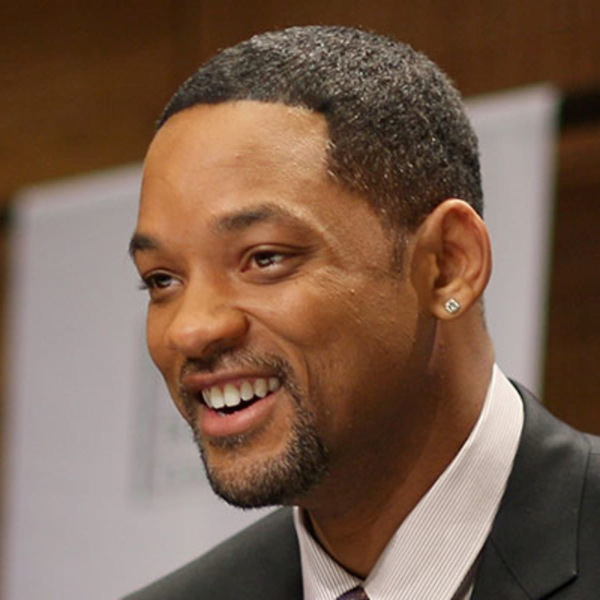
#> input picture dataset/test/Test1.jpg, 1200 x 1200 px, given as the content of the folder ./dataset/train/, which was not available (shown at 1/2 size)
$ python main.py
#> lines starting #> are read from the running program, lines starting #| are printed output that depends on the picture; pictures that were not available may be replaced by others from this repository, and a replacement may not be noted
import cv2
import os
import numpy as np
import matplotlib.pyplot as plt

def get_path_list(root_path):
    '''
        To get a list of path directories from root path

        Parameters
        ----------
        root_path : str
            Location of root directory

        Returns
        -------
        list
            List containing the names of the sub-directories in the
            root directory
    '''
    train_path_list = os.listdir(root_path)
    return train_path_list

def get_class_id(root_path, train_names):
    '''
        To get a list of train images and a list of image classes id

        Parameters
        ----------
        root_path : str
            Location of images root directory
        train_names : list
            List containing the names of the train sub-directories

        Returns
        -------
        list
            List containing all image in the train directories
        list
            List containing all image classes id
    '''
#> called with root_path = './dataset/train/'
    # [4 lines of commented-out code are left out]

    train_image_list = []
    class_id_list = []

    # Read Image
    for idx, folder in enumerate(train_names):
        # print(f"Folder : {folder}")
        train_folder_path_list = f"{root_path}{folder}"
        # print(f"Train Folder Path List : {train_folder_path_list}")

        train_folder_images_list = os.listdir(train_folder_path_list)
        for image_name in train_folder_images_list :
            # print(f"Image name : {image_name}")
            img = cv2.imread(f"{train_folder_path_list}/{image_name}")
#> img is the input picture: shape (1200, 1200, 3); mean B, G, R 77.8, 94.9, 121.7
            class_id = idx
            train_image_list.append(img)
            class_id_list.append(class_id)

    # print(f"Train Image List Length: {len(train_image_list)}")
    # print(f"Class ID List Length: {len(class_id_list)}")
    return train_image_list, class_id_list

def detect_faces_and_filter(image_list, image_classes_list=None):
    '''
        To detect a face from given image list and filter it if the face on
        the given image is less than one

        Parameters
        ----------
        image_list : list
            List containing all loaded images
        image_classes_list : list, optional
            List containing all image classes id

        Returns
        -------
        list
            List containing all filtered and cropped face images in grayscale
        list
            List containing all filtered faces location saved in rectangle
        list
            List containing all filtered image classes id
    '''
    # print(f"DEF : detect_faces_and_filter\n============")

    try :
        face_cascade = cv2.CascadeClassifier('haarcascades\haarcascades\haarcascade_frontalface_default.xml')
        # print("Haarcasade detected.")
    except :
        print("Haarcasade not detected.")

    face_img_list = []
    face_img_class_id_list = []
    rect_image_list = []

    if image_classes_list is None :
        for test_img in image_list:
            faces = face_cascade.detectMultiScale(test_img, 1.3, 5)

            if len(faces) < 1 : continue

            for face in faces :
                x,y,w,h = face
                rect_image = cv2.rectangle(test_img, (x,y), (x+w, y+h), (0,255,0), 2)
                rect_image_list.append(rect_image)

                test_face_img = test_img[y:y+h, x:x+w] # Cropped Image
                face_img_list.append(test_face_img)

        return face_img_list, rect_image_list, None

    for train_img, train_img_class in zip(image_list, image_classes_list):
        faces = face_cascade.detectMultiScale(train_img, 1.3, 5)

        if len(faces) < 1 : continue

        for face in faces :
            x,y,w,h = face
            rect_image = cv2.rectangle(train_img, (x,y), (x+w, y+h), (0,255,0), 2)
            rect_image_list.append(rect_image)

            train_face_img = train_img[y:y+h, x:x+w] # Cropped Image
            train_face_img = cv2.cvtColor(train_face_img, cv2.COLOR_BGR2GRAY)

            face_img_class_id_list.append(train_img_class)
            face_img_list.append(train_face_img)


    return face_img_list, rect_image_list, face_img_class_id_list

def train(train_face_grays, image_classes_list):
    '''
        To create and train face recognizer object

        Parameters
        ----------
        train_face_grays : list
            List containing all filtered and cropped face images in grayscale
        image_classes_list : list
            List containing all filtered image classes id

        Returns
        -------
        object
            Recognizer object after being trained with cropped face images
    '''
    # print(f"DEF : train\n============")
    # print(f"class list : {len(image_classes_list)}")
    # # print(f"train face grays : {len(train_face_grays)}")
    recognizer = cv2.face.LBPHFaceRecognizer_create()
    recognizer.train(train_face_grays, np.array(image_classes_list))

    return recognizer

def get_test_images_data(test_root_path):
    '''
        To load a list of test images from given path list

        Parameters
        ----------
        test_root_path : str
            Location of images root directory

        Returns
        -------
        list
            List containing all loaded gray test images
    '''
    test_filename_list = os.listdir(test_root_path)
    test_img_list = []

    for test_filename in test_filename_list :
        test_img = cv2.imread(f"{test_root_path}/{test_filename}")
        test_img_list.append(test_img)

    return test_img_list

def predict(recognizer, test_faces_gray):
    '''
        To predict the test image with the recognizer

        Parameters
        ----------
        recognizer : object
            Recognizer object after being trained with cropped face images
        train_face_grays : list
            List containing all filtered and cropped face images in grayscale

        Returns
        -------
        list
            List containing all prediction results from given test faces
    '''
    result_list = []

    for img in test_faces_gray :
        img = cv2.cvtColor(img, cv2.COLOR_RGB2GRAY)
        result, _ = recognizer.predict(img)
        result_list.append(result)

    return result_list

def draw_prediction_results(predict_results, test_image_list, test_faces_rects, train_names):
    '''
        To draw prediction results on the given test images and acceptance status

        Parameters
        ----------
        predict_results : list
            List containing all prediction results from given test faces
        test_image_list : list
            List containing all loaded test images
        test_faces_rects : list
            List containing all filtered faces location saved in rectangle
        train_names : list
            List containing the names of the train sub-directories

        Returns
        -------
        list
            List containing all test images after being drawn with
            final result
    '''


    # print(predict_results)

    predict_result_name_list = []
    result_img_list = []

    # print(test_image_list)
    for result in predict_results :
        # print(f"result : {train_names[result]}")
        predict_result_name_list.append(train_names[result])

    for idx, img in enumerate(test_faces_rects) :
        cv2.putText(img, f"{predict_result_name_list[idx]}", (15, 50), cv2.FONT_HERSHEY_SIMPLEX, 2, (0, 0, 255), 5)
        result_img_list.append(img)

    return result_img_list
def combine_and_show_result(image_list):
    '''
        To show the final image that already combine into one image

        Parameters
        ----------
        image_list : nparray
            Array containing image data
    '''

    resized_img = []
    for img in image_list :
        tmp = cv2.resize(img, (350, 350), cv2.INTER_AREA)
        resized_img.append(tmp)

    res = np.hstack((resized_img[0], resized_img[1], resized_img[2], resized_img[3], resized_img[4]))
    cv2.imshow("Final Result", res)
    cv2.waitKey(0)

'''
You may modify the code below if it's marked between

-------------------
Modifiable
-------------------

and

-------------------
End of modifiable
-------------------
'''
if __name__ == "__main__":

    '''
        Please modify train_root_path value according to the location of
        your data train root directory

        -------------------
        Modifiable
        -------------------
    '''
    train_root_path = "./dataset/train/"
    '''
        -------------------
        End of modifiable
        -------------------
    '''

    train_names = get_path_list(train_root_path)
    train_image_list, image_classes_list = get_class_id(train_root_path, train_names)
#> train_image_list = 1 item; image_classes_list = [0]
    train_face_grays, _, filtered_classes_list = detect_faces_and_filter(train_image_list, image_classes_list)
#> the loop in detect_faces_and_filter, `for train_img, train_img_class in zip(image_list, image_classes_list):` made 1 pass
#> (train_img_class, faces) on pass 1: (0, [[135, 311, 615, 615]])
#> after the loop in detect_faces_and_filter, `for train_img, train_img_class in zip(image_list, image_classes_list):`: face_img_list = 1 item
#> train_face_grays = 1 item; filtered_classes_list = [0]
    recognizer = train(train_face_grays, filtered_classes_list)

    '''
        Please modify train_root_path value according to the location of
        your data train root directory

        -------------------
        Modifiable
        -------------------
    '''
    test_root_path = "./dataset/test/"
    '''
        -------------------
        End of modifiable
        -------------------
    '''

    test_image_list = get_test_images_data(test_root_path)
    test_faces_gray, test_faces_rects, _ = detect_faces_and_filter(test_image_list)

    predict_results = predict(recognizer, test_faces_gray)
#> the loop in predict, `for img in test_faces_gray :` made 4 passes
#> pass 1, in predict, `img = cv2.cvtColor(img, cv2.COLOR_RGB2GRAY)`:
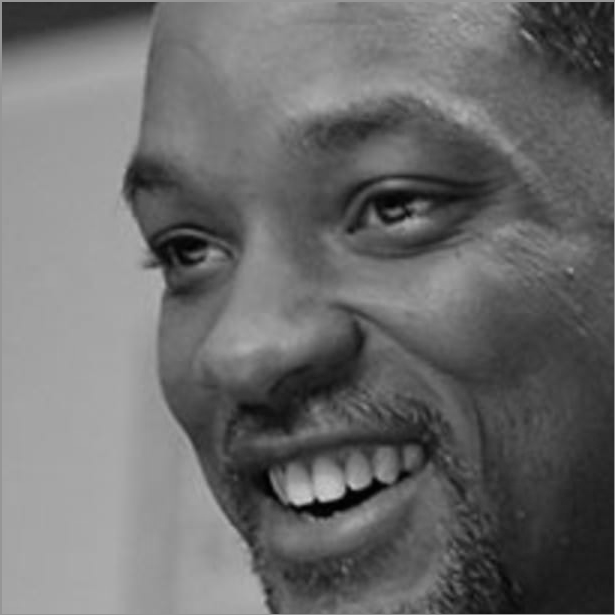
#> img: shape (615, 615); min 1, max 205, mean 107.7
#> pass 2, in predict, `img = cv2.cvtColor(img, cv2.COLOR_RGB2GRAY)`:
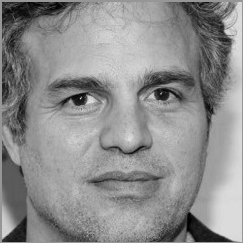
#> img: shape (243, 243); min 0, max 228, mean 141.2
#> pass 3, in predict, `img = cv2.cvtColor(img, cv2.COLOR_RGB2GRAY)`:
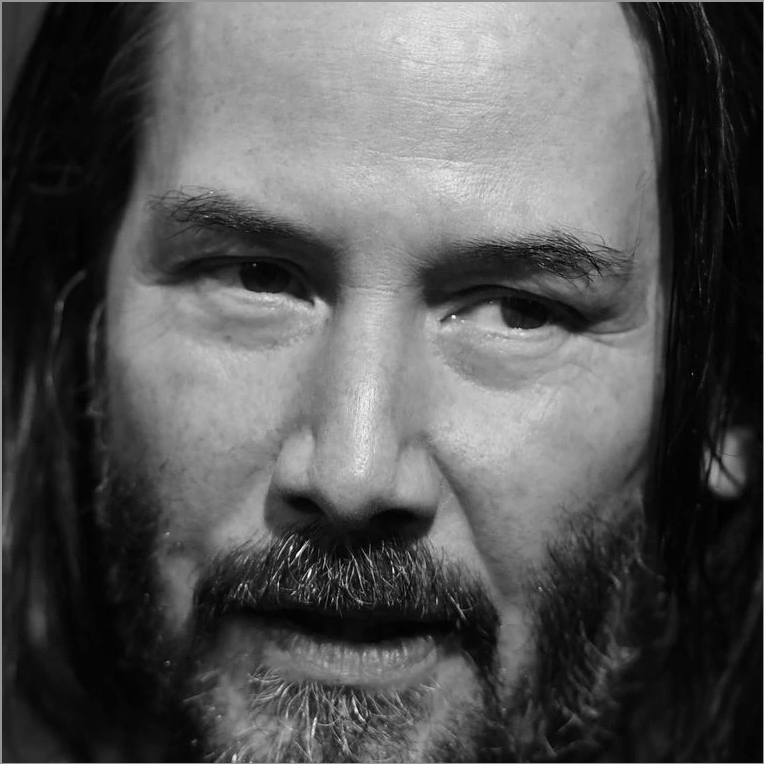
#> img: shape (764, 764); min 0, max 254, mean 85.5
    predicted_test_image_list = draw_prediction_results(predict_results, test_image_list, test_faces_rects, train_names)

    combine_and_show_result(predicted_test_image_list)
#> the loop in combine_and_show_result, `for img in image_list :` made 4 passes
#> pass 1, in combine_and_show_result, `tmp = cv2.resize(img, (350, 350), cv2.INTER_AREA)`:
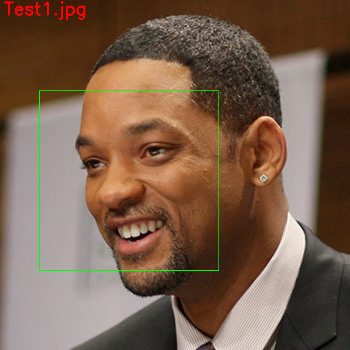
#> tmp: shape (350, 350, 3); mean B, G, R 77.3, 95.5, 121.5
#> pass 2, in combine_and_show_result, `tmp = cv2.resize(img, (350, 350), cv2.INTER_AREA)`:
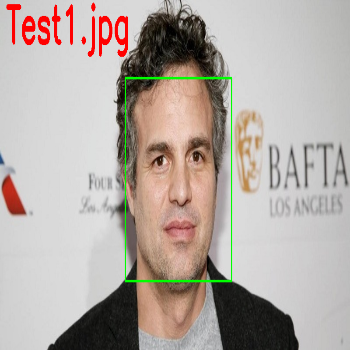
#> tmp: shape (350, 350, 3); mean B, G, R 163.9, 170.2, 179.8
#> pass 3, in combine_and_show_result, `tmp = cv2.resize(img, (350, 350), cv2.INTER_AREA)`:
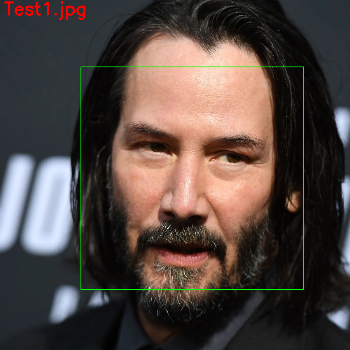
#> tmp: shape (350, 350, 3); mean B, G, R 64.4, 69.6, 81
#> (the run stopped early here; a loop or call above may not have finished)
